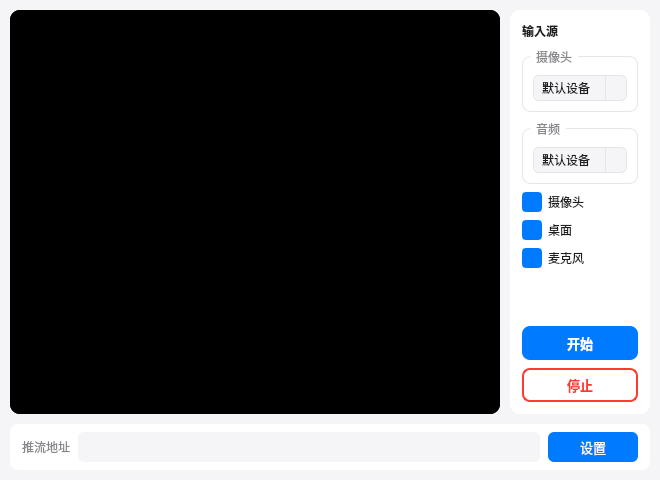
<?xml version="1.0" encoding="UTF-8"?>
<ui version="4.0">
 <class>RecorderDialog</class>
 <widget class="QDialog" name="RecorderDialog">
  <property name="geometry">
   <rect>
    <x>0</x>
    <y>0</y>
    <width>660</width>
    <height>480</height>
   </rect>
  </property>
  <property name="windowTitle">
   <string>视频录制</string>
  </property>
  <property name="styleSheet">
   <string notr="true">QDialog { background-color: #F5F5F7; }</string>
  </property>
  <layout class="QVBoxLayout" name="verticalLayout_main">
   <property name="spacing">
    <number>10</number>
   </property>
   <property name="leftMargin">
    <number>10</number>
   </property>
   <property name="topMargin">
    <number>10</number>
   </property>
   <property name="rightMargin">
    <number>10</number>
   </property>
   <property name="bottomMargin">
    <number>10</number>
   </property>
   <item>
    <layout class="QHBoxLayout" name="horizontalLayout_content">
     <property name="spacing">
      <number>10</number>
     </property>
     <item>
      <widget class="QWidget" name="wdg_show" native="true">
       <property name="minimumSize">
        <size>
         <width>480</width>
         <height>360</height>
        </size>
       </property>
       <property name="styleSheet">
        <string notr="true">QWidget#wdg_show { background-color: #000000; border-radius: 10px; }</string>
       </property>
       <layout class="QVBoxLayout" name="verticalLayout_show">
        <property name="spacing">
         <number>0</number>
        </property>
        <property name="leftMargin">
         <number>0</number>
        </property>
        <property name="topMargin">
         <number>0</number>
        </property>
        <property name="rightMargin">
         <number>0</number>
        </property>
        <property name="bottomMargin">
         <number>0</number>
        </property>
        <item>
         <widget class="QLabel" name="lb_showImage">
          <property name="styleSheet">
           <string notr="true">background-color: #000000; border-radius: 10px;</string>
          </property>
         </widget>
        </item>
       </layout>
      </widget>
     </item>
     <item>
      <widget class="QWidget" name="wdg_content" native="true">
       <property name="minimumSize">
        <size>
         <width>130</width>
         <height>0</height>
        </size>
       </property>
       <property name="maximumSize">
        <size>
         <width>140</width>
         <height>16777215</height>
        </size>
       </property>
       <property name="styleSheet">
        <string notr="true">QWidget#wdg_content { background-color: #FFFFFF; border-radius: 10px; }</string>
       </property>
       <layout class="QVBoxLayout" name="verticalLayout_content">
        <property name="spacing">
         <number>8</number>
        </property>
        <property name="leftMargin">
         <number>12</number>
        </property>
        <property name="topMargin">
         <number>12</number>
        </property>
        <property name="rightMargin">
         <number>12</number>
        </property>
        <property name="bottomMargin">
         <number>12</number>
        </property>
        <item>
         <widget class="QLabel" name="lb_sources_label">
          <property name="font">
           <font>
            <family>Microsoft YaHei</family>
            <pointsize>9</pointsize>
            <weight>75</weight>
            <bold>true</bold>
           </font>
          </property>
          <property name="styleSheet">
           <string notr="true">color: #1D1D1F; background: transparent;</string>
          </property>
          <property name="text">
           <string>输入源</string>
          </property>
         </widget>
        </item>
        <item>
         <widget class="QGroupBox" name="gb_camera">
          <property name="title">
           <string>摄像头</string>
          </property>
          <property name="font">
           <font>
            <family>Microsoft YaHei</family>
            <pointsize>9</pointsize>
           </font>
          </property>
          <property name="styleSheet">
           <string notr="true">QGroupBox { color: #86868B; background: transparent; border: 1px solid #E5E5EA; border-radius: 8px; margin-top: 8px; padding-top: 14px; } QGroupBox::title { subcontrol-origin: margin; left: 8px; padding: 0 4px; }</string>
          </property>
          <layout class="QVBoxLayout" name="verticalLayout_camera">
           <property name="spacing">
            <number>4</number>
           </property>
           <property name="leftMargin">
            <number>8</number>
           </property>
           <property name="topMargin">
            <number>4</number>
           </property>
           <property name="rightMargin">
            <number>8</number>
           </property>
           <property name="bottomMargin">
            <number>8</number>
           </property>
           <item>
            <widget class="QComboBox" name="cbx_cameraDev">
             <property name="styleSheet">
              <string notr="true">QComboBox { background-color: #F5F5F7; color: #1D1D1F; border: 1px solid #E5E5EA; border-radius: 6px; padding: 4px 8px; } QComboBox:hover { border-color: #D1D1D6; } QComboBox:focus { border-color: #007AFF; } QComboBox::drop-down { subcontrol-origin: padding; subcontrol-position: top right; width: 20px; border-left: 1px solid #E5E5EA; border-top-right-radius: 6px; border-bottom-right-radius: 6px; } QComboBox QAbstractItemView { background-color: #FFFFFF; color: #1D1D1F; selection-background-color: #F0F0F5; border: 1px solid #E5E5EA; }</string>
             </property>
             <item>
              <property name="text">
               <string>默认设备</string>
              </property>
             </item>
            </widget>
           </item>
          </layout>
         </widget>
        </item>
        <item>
         <widget class="QGroupBox" name="gb_audio">
          <property name="title">
           <string>音频</string>
          </property>
          <property name="font">
           <font>
            <family>Microsoft YaHei</family>
            <pointsize>9</pointsize>
           </font>
          </property>
          <property name="styleSheet">
           <string notr="true">QGroupBox { color: #86868B; background: transparent; border: 1px solid #E5E5EA; border-radius: 8px; margin-top: 8px; padding-top: 14px; } QGroupBox::title { subcontrol-origin: margin; left: 8px; padding: 0 4px; }</string>
          </property>
          <layout class="QVBoxLayout" name="verticalLayout_audio">
           <property name="spacing">
            <number>4</number>
           </property>
           <property name="leftMargin">
            <number>8</number>
           </property>
           <property name="topMargin">
            <number>4</number>
           </property>
           <property name="rightMargin">
            <number>8</number>
           </property>
           <property name="bottomMargin">
            <number>8</number>
           </property>
           <item>
            <widget class="QComboBox" name="cbx_audioDev">
             <property name="styleSheet">
              <string notr="true">QComboBox { background-color: #F5F5F7; color: #1D1D1F; border: 1px solid #E5E5EA; border-radius: 6px; padding: 4px 8px; } QComboBox:hover { border-color: #D1D1D6; } QComboBox:focus { border-color: #007AFF; } QComboBox::drop-down { subcontrol-origin: padding; subcontrol-position: top right; width: 20px; border-left: 1px solid #E5E5EA; border-top-right-radius: 6px; border-bottom-right-radius: 6px; } QComboBox QAbstractItemView { background-color: #FFFFFF; color: #1D1D1F; selection-background-color: #F0F0F5; border: 1px solid #E5E5EA; }</string>
             </property>
             <item>
              <property name="text">
               <string>默认设备</string>
              </property>
             </item>
            </widget>
           </item>
          </layout>
         </widget>
        </item>
        <item>
         <widget class="QCheckBox" name="cb_camera">
          <property name="text">
           <string>摄像头</string>
          </property>
          <property name="checked">
           <bool>true</bool>
          </property>
          <property name="styleSheet">
           <string notr="true">QCheckBox { color: #1D1D1F; spacing: 6px; } QCheckBox::indicator { width: 16px; height: 16px; border: 1.5px solid #D1D1D6; border-radius: 4px; background-color: #FFFFFF; } QCheckBox::indicator:checked { background-color: #007AFF; border-color: #007AFF; } QCheckBox::indicator:hover { border-color: #007AFF; }</string>
          </property>
         </widget>
        </item>
        <item>
         <widget class="QCheckBox" name="cb_desktop">
          <property name="text">
           <string>桌面</string>
          </property>
          <property name="checked">
           <bool>true</bool>
          </property>
          <property name="styleSheet">
           <string notr="true">QCheckBox { color: #1D1D1F; spacing: 6px; } QCheckBox::indicator { width: 16px; height: 16px; border: 1.5px solid #D1D1D6; border-radius: 4px; background-color: #FFFFFF; } QCheckBox::indicator:checked { background-color: #007AFF; border-color: #007AFF; } QCheckBox::indicator:hover { border-color: #007AFF; }</string>
          </property>
         </widget>
        </item>
        <item>
         <widget class="QCheckBox" name="cb_mic">
          <property name="text">
           <string>麦克风</string>
          </property>
          <property name="checked">
           <bool>true</bool>
          </property>
          <property name="styleSheet">
           <string notr="true">QCheckBox { color: #1D1D1F; spacing: 6px; } QCheckBox::indicator { width: 16px; height: 16px; border: 1.5px solid #D1D1D6; border-radius: 4px; background-color: #FFFFFF; } QCheckBox::indicator:checked { background-color: #007AFF; border-color: #007AFF; } QCheckBox::indicator:hover { border-color: #007AFF; }</string>
          </property>
         </widget>
        </item>
        <item>
         <spacer name="verticalSpacer">
          <property name="orientation">
           <enum>Qt::Vertical</enum>
          </property>
          <property name="sizeHint" stdset="0">
           <size>
            <width>20</width>
            <height>10</height>
           </size>
          </property>
         </spacer>
        </item>
        <item>
         <widget class="QPushButton" name="pb_start">
          <property name="minimumSize">
           <size>
            <width>0</width>
            <height>34</height>
           </size>
          </property>
          <property name="font">
           <font>
            <family>Microsoft YaHei</family>
            <pointsize>10</pointsize>
            <weight>75</weight>
            <bold>true</bold>
           </font>
          </property>
          <property name="styleSheet">
           <string notr="true">QPushButton { background-color: #007AFF; color: #FFFFFF; border: none; border-radius: 8px; } QPushButton:hover { background-color: #0066D6; } QPushButton:pressed { background-color: #0055B3; }</string>
          </property>
          <property name="text">
           <string>开始</string>
          </property>
          <property name="cursor">
           <cursorShape>PointingHandCursor</cursorShape>
          </property>
         </widget>
        </item>
        <item>
         <widget class="QPushButton" name="pb_stop">
          <property name="minimumSize">
           <size>
            <width>0</width>
            <height>34</height>
           </size>
          </property>
          <property name="font">
           <font>
            <family>Microsoft YaHei</family>
            <pointsize>10</pointsize>
            <weight>75</weight>
            <bold>true</bold>
           </font>
          </property>
          <property name="styleSheet">
           <string notr="true">QPushButton { background-color: #FFFFFF; color: #FF3B30; border: 1.5px solid #FF3B30; border-radius: 8px; } QPushButton:hover { background-color: #FFF0EF; } QPushButton:pressed { background-color: #FFE0DE; }</string>
          </property>
          <property name="text">
           <string>停止</string>
          </property>
          <property name="cursor">
           <cursorShape>PointingHandCursor</cursorShape>
          </property>
         </widget>
        </item>
       </layout>
      </widget>
     </item>
    </layout>
   </item>
   <item>
    <widget class="QWidget" name="wdg_urlbar" native="true">
     <property name="styleSheet">
      <string notr="true">QWidget#wdg_urlbar { background-color: #FFFFFF; border-radius: 8px; }</string>
     </property>
     <layout class="QHBoxLayout" name="horizontalLayout_url">
      <property name="spacing">
       <number>8</number>
      </property>
      <property name="leftMargin">
       <number>12</number>
      </property>
      <property name="topMargin">
       <number>8</number>
      </property>
      <property name="rightMargin">
       <number>12</number>
      </property>
      <property name="bottomMargin">
       <number>8</number>
      </property>
      <item>
       <widget class="QLabel" name="lb_url">
        <property name="font">
         <font>
          <family>Microsoft YaHei</family>
          <pointsize>9</pointsize>
         </font>
        </property>
        <property name="styleSheet">
         <string notr="true">color: #86868B; background: transparent;</string>
        </property>
        <property name="text">
         <string>推流地址</string>
        </property>
       </widget>
      </item>
      <item>
       <widget class="QLineEdit" name="le_url">
        <property name="minimumSize">
         <size>
          <width>0</width>
          <height>30</height>
         </size>
        </property>
        <property name="font">
         <font>
          <family>Microsoft YaHei</family>
          <pointsize>10</pointsize>
         </font>
        </property>
        <property name="styleSheet">
         <string notr="true">QLineEdit { background-color: #F5F5F7; color: #1D1D1F; border: none; border-radius: 6px; padding: 4px 10px; } QLineEdit:focus { background-color: #F0F0F5; }</string>
        </property>
       </widget>
      </item>
      <item>
       <widget class="QPushButton" name="pb_setUrl">
        <property name="minimumSize">
         <size>
          <width>90</width>
          <height>30</height>
         </size>
        </property>
        <property name="font">
         <font>
          <family>Microsoft YaHei</family>
          <pointsize>10</pointsize>
         </font>
        </property>
        <property name="styleSheet">
         <string notr="true">QPushButton { background-color: #007AFF; color: #FFFFFF; border: none; border-radius: 6px; } QPushButton:hover { background-color: #0066D6; } QPushButton:pressed { background-color: #0055B3; }</string>
        </property>
        <property name="text">
         <string>设置</string>
        </property>
        <property name="cursor">
         <cursorShape>PointingHandCursor</cursorShape>
        </property>
       </widget>
      </item>
     </layout>
    </widget>
   </item>
  </layout>
 </widget>
 <resources/>
 <connections/>
</ui>
